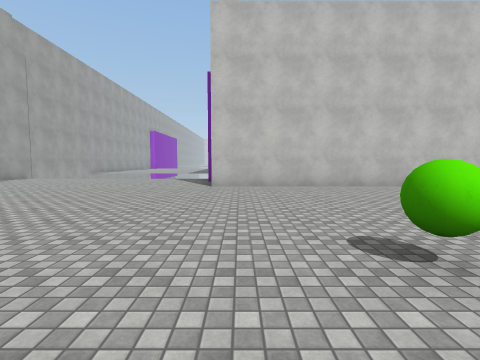
view 1 (above)

18 first-person views from a walk through a 3-D level made in the Unity game engine. The camera is 1.5 m above the floor, tilts 4° down and sees 85° across. The floor is counted in squares, 2 m on a side. Each view is taken from the middle of a square. On the plan, view 1 faces up. The plan holds only what a view shows up to about 9 squares ahead; the rest is blank. The place goes on beyond the plan. The player is left out. Surface patterns are stand-ins for the level's own textures.

view 2
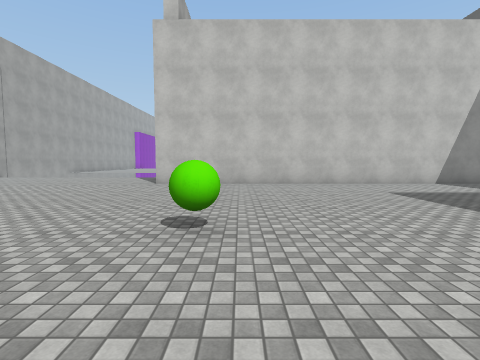

view 3
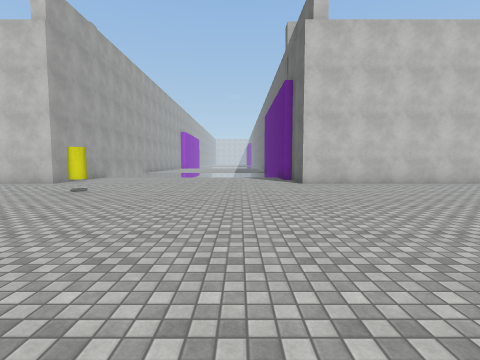

view 4
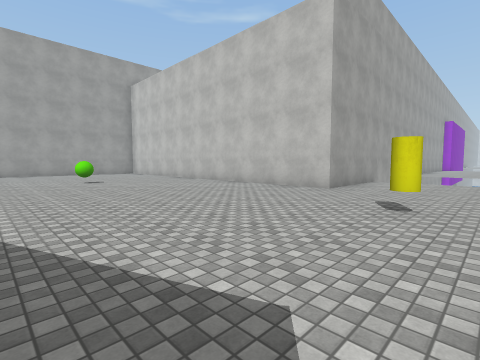

view 5
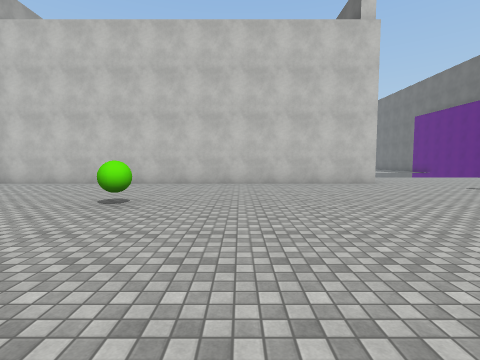

view 6
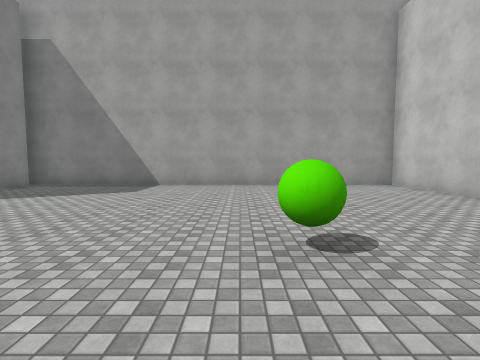

view 7
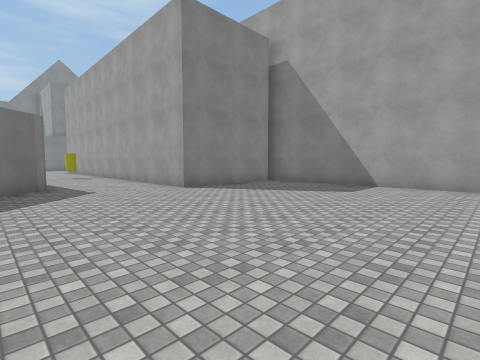

view 8
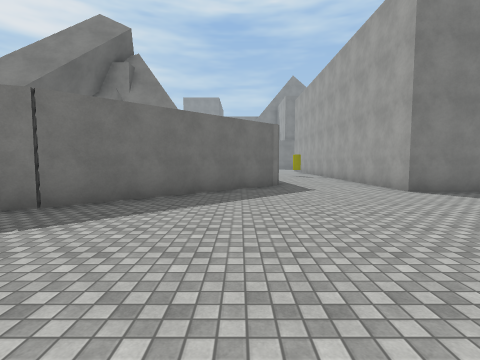

view 9
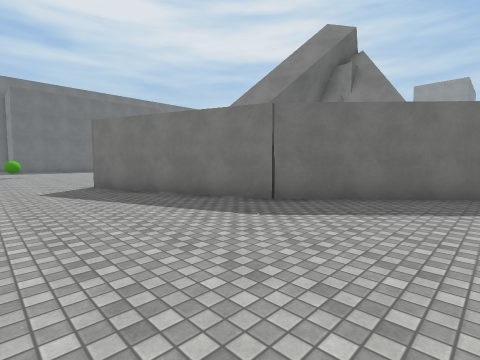

view 10
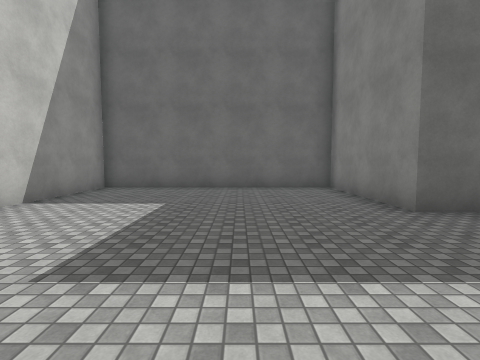

view 11
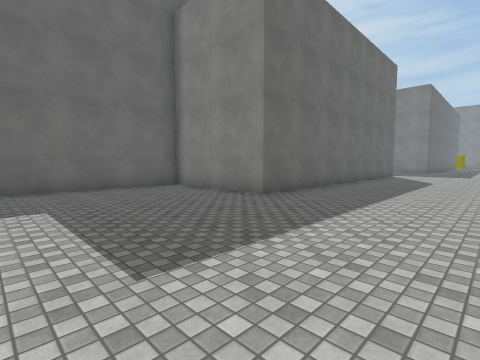

view 12
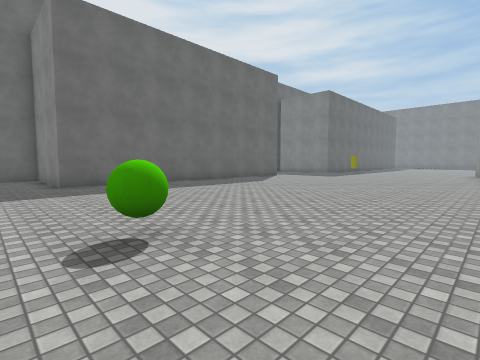

view 13
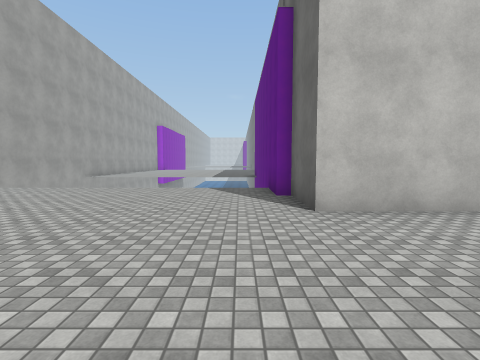

view 14
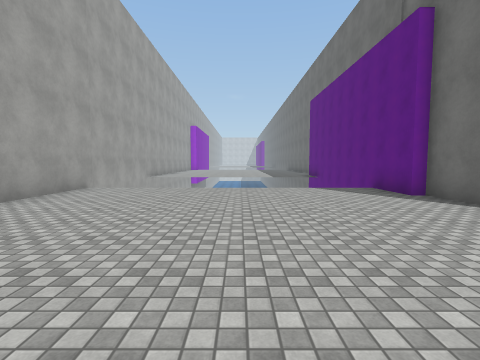

view 15
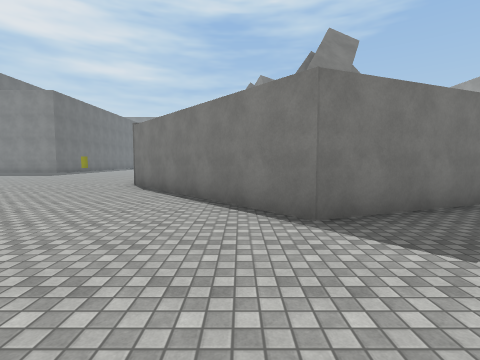

view 16
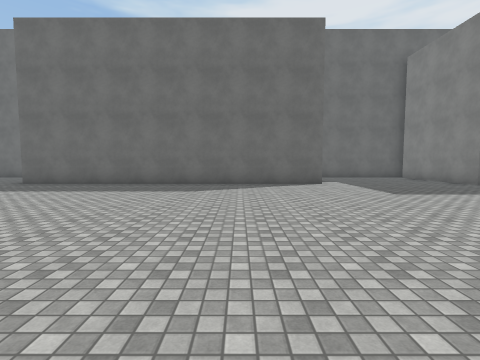

view 17
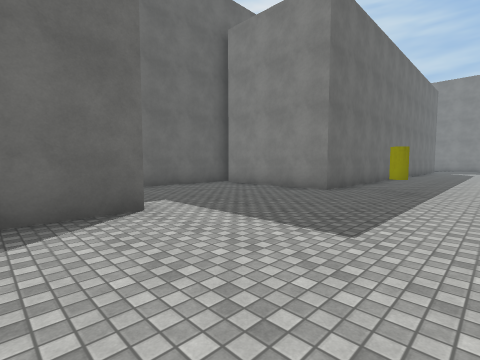

view 18
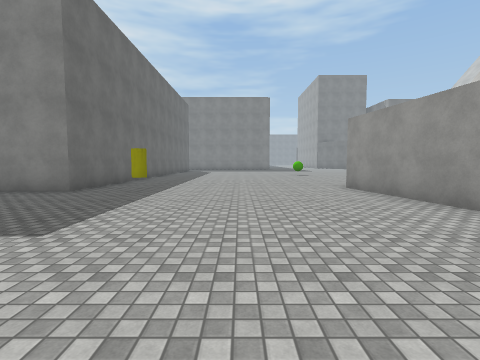

### Floor plan
Points are (right, up) in squares from view 1. A wall is a line through its corners. A room is listed if a view was taken in it or the views show most of it. See-through windows are left out.
Room 1 (views 1, 2, 3, 4, 5, 6, 7, 8, 9, 10, 11, 12, 13, 14, 15, 16, 17, 18)
walls: (-0.6, -10.8) (-0.1, -14.5); (-15.2, -5.3) (-10.8, -1.1) (-5.9, 0.7) (-1.6, -4.4); (-9.4, 11.5) (-9.4, 7.9) (-22.5, 7.9) (-22.5, -3.9); (7.9, -8.9) (7.9, 1.4) (11.5, 1.4) (11.5, 7.9) (-0.9, 7.9) (-0.9, 9.8) (-1.2, 9.8) (-1.2, 13.1); (-22.1, -3.5) (-18.2, -3.5) (-18.2, -6); (11.5, -12.2) (11.5, -10.4); (7.3, -16.5) (7.3, -13.5) (10.2, -13.5)
objects: green ball (-16, 4); other object (-7, 5); green ball (1, 2); other object (6, -14)

Where each view was taken, in squares from view 1:
view 1: 0 up, 0 right, facing up
view 2: 1 down, 2 right, facing up
view 3: 1 down, 3 left, facing up
view 4: 1 up, 6 left, facing up-left
view 5: 1 down, 14 left, facing up
view 6: 3 up, 14 left, facing left
view 7: 3 up, 14 left, facing down-left
view 8: 3 up, 14 left, facing down
view 9: 3 up, 14 left, facing down-right
view 10: 4 up, 4 right, facing right
view 11: 6 up, 4 right, facing down-right
view 12: 3 up, 1 left, facing down-right
view 13: 4 up, 2 left, facing up
view 14: 4 up, 5 left, facing up
view 15: 4 up, 5 left, facing down
view 16: 6 down, 1 left, facing right
view 17: 7 down, 4 right, facing down-right
view 18: 7 down, 3 right, facing down
